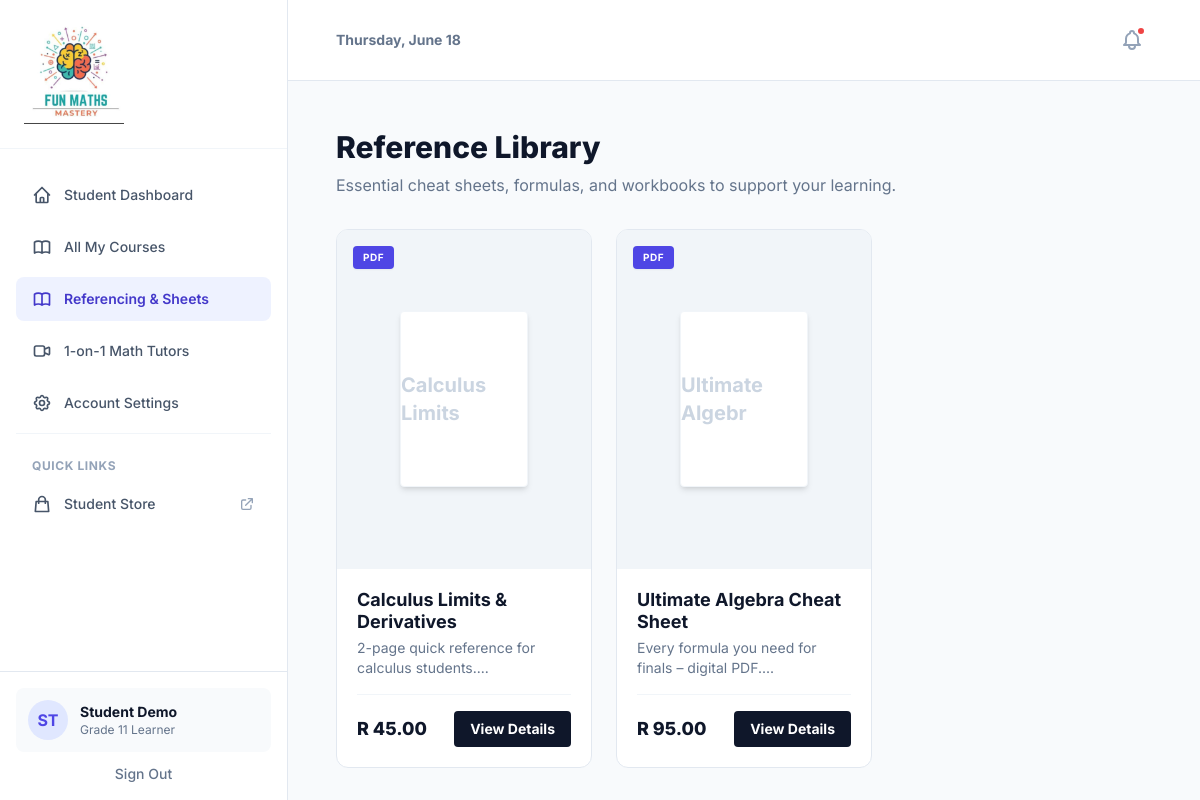
/app/library.php (signed in), run on the app's committed database.
### tables this page shows
CREATE TABLE products (
            id INTEGER PRIMARY KEY AUTOINCREMENT,
            title TEXT NOT NULL,
            description TEXT,
            price REAL NOT NULL,
            category TEXT DEFAULT 'General',
            file_type TEXT CHECK(file_type IN ('pdf','link')) NOT NULL,
            file_path TEXT NOT NULL,
            is_active INTEGER DEFAULT 1,
            created_at DATETIME DEFAULT CURRENT_TIMESTAMP
        );

### app/config/functions.php (called while the page is built, shortened)
<?php
function hasPurchased($userId, $productId) {
    global $pdo;
    $stmt = $pdo->prepare("SELECT 1 FROM user_product_access WHERE user_id = ? AND product_id = ?");
    $stmt->execute([$userId, $productId]);
    return $stmt->fetchColumn() !== false;
}
function h($string) {
    return htmlspecialchars($string, ENT_QUOTES, 'UTF-8');
}
    ?>

### app/library.php (the view, shortened to what this page needs)
<?php
require_once 'config/db.php';
require_once 'config/functions.php';
$stmt = $pdo->prepare("SELECT * FROM products WHERE (category = 'Reference' OR category = 'Formula Sheets' OR category = 'Cheat Sheet') AND is_active = 1 ORDER BY price ASC, id DESC");
$stmt->execute();
$referenceProducts = $stmt->fetchAll(PDO::FETCH_ASSOC);
?>
<!DOCTYPE html>
<html lang="en">
<head>
    <script src="https://cdn.tailwindcss.com"></script>
</head>
<body class="bg-slate-50 text-slate-900 font-sans antialiased h-screen overflow-hidden flex">
    <aside id="sidebar" class="w-72 bg-white border-r border-slate-200 flex flex-col justify-between z-30 fixed lg:static h-full closed shadow-2xl lg:shadow-none transform -translate-x-full lg:translate-x-0">
        <div class="flex flex-col h-full">
            <div class="px-6 py-6 border-b border-slate-100 flex justify-between items-center">
                <a href="dashboard.php" class="flex items-center gap-2">
                    <img src="assets/logo.jpeg" alt="Fun Maths Mastery" width="100" height="100">
                </a>
            </div>
            <div class="flex-1 overflow-y-auto px-4 py-6 flex flex-col">
                <nav class="space-y-2 flex-1">
                    <a href="dashboard.php" class="w-full flex items-center gap-3 px-4 py-3 text-sm font-medium rounded-lg text-slate-600 hover:text-slate-900 hover:bg-slate-50">
                        <svg class="w-5 h-5" fill="none" stroke="currentColor" viewBox="0 0 24 24"><path stroke-linecap="round" stroke-linejoin="round" stroke-width="2" d="M3 12l2-2m0 0l7-7 7 7M5 10v10a1 1 0 001 1h3m10-11l2 2m-2-2v10a1 1 0 01-1 1h-3m-6 0a1 1 0 001-1v-4a1 1 0 011-1h2a1 1 0 011 1v4a1 1 0 001 1m-6 0h6"></path></svg>
                        Student Dashboard
                    </a>
                    <a href="my-courses.php" class="w-full flex items-center gap-3 px-4 py-3 text-sm font-medium rounded-lg text-slate-600 hover:text-slate-900 hover:bg-slate-50">
                        All My Courses
                    </a>
                    <a href="library.php" class="w-full flex items-center gap-3 px-4 py-3 text-sm font-semibold rounded-lg bg-brand-50 text-brand-700">
                        Referencing & Sheets
                    </a>
                    <a href="tutoring.php" class="w-full flex items-center gap-3 px-4 py-3 text-sm font-medium rounded-lg text-slate-600 hover:text-slate-900 hover:bg-slate-50">
                        <svg class="w-5 h-5" fill="none" stroke="currentColor" viewBox="0 0 24 24"><path stroke-linecap="round" stroke-linejoin="round" stroke-width="2" d="M15 10l4.553-2.276A1 1 0 0121 8.618v6.764a1 1 0 01-1.447.894L15 14M5 18h8a2 2 0 002-2V8a2 2 0 00-2-2H5a2 2 0 00-2 2v8a2 2 0 002 2z"></path></svg>
                        1-on-1 Math Tutors
                    </a>
                    <a href="settings.php" class="w-full flex items-center gap-3 px-4 py-3 text-sm font-medium rounded-lg text-slate-600 hover:text-slate-900 hover:bg-slate-50">
                        Account Settings
                    </a>
                    <div class="mt-8 mb-2 px-4 text-xs font-bold text-slate-400 uppercase tracking-wider border-t border-slate-100 pt-6">Quick Links</div>
                    <a href="store.php" class="flex items-center gap-3 px-4 py-3 text-sm font-medium rounded-lg text-slate-600 hover:text-slate-900 hover:bg-slate-50 justify-between">
                        <span class="flex items-center gap-3"><svg class="w-5 h-5" fill="none" stroke="currentColor" viewBox="0 0 24 24"><path stroke-linecap="round" stroke-linejoin="round" stroke-width="2" d="M16 11V7a4 4 0 00-8 0v4M5 9h14l1 12H4L5 9z"></path></svg>Student Store</span>
                        <svg class="w-4 h-4 text-slate-400" fill="none" stroke="currentColor" viewBox="0 0 24 24"><path stroke-linecap="round" stroke-linejoin="round" stroke-width="2" d="M10 6H6a2 2 0 00-2 2v10a2 2 0 002 2h10a2 2 0 002-2v-4M14 4h6m0 0v6m0-6L10 14"></path></svg>
                    </a>
                </nav>
            </div>
            <div class="p-4 border-t border-slate-200">
                <div class="bg-slate-50 rounded-lg p-3 flex items-center gap-3">
                    <div class="w-10 h-10 rounded-full bg-brand-100 flex items-center justify-center text-brand-600 font-bold"><?= strtoupper(substr($_SESSION['user_name'], 0, 2)) ?></div>
                    <div class="flex-1 min-w-0">
                        <div class="text-sm font-bold text-slate-900 truncate"><?= h($_SESSION['user_name']) ?></div>
                        <div class="text-xs text-slate-500 truncate">Grade 11 Learner</div>
                    </div>
                </div>
                <a href="logout.php" class="w-full mt-3 text-center text-sm font-medium text-slate-500 hover:text-red-600 transition-colors block">Sign Out</a>
            </div>
        </div>
    </aside>
    <main class="flex-1 overflow-y-auto flex flex-col relative w-full">
        <header class="bg-white border-b border-slate-200 px-4 py-3 lg:py-5 lg:px-12 flex items-center justify-between sticky top-0 z-10">
            <div class="hidden lg:block"><p class="text-sm text-slate-500 font-bold" id="header-date"></p></div>
            <div class="flex items-center gap-4 ml-auto">
                <button class="relative p-2 text-slate-400 hover:text-brand-600 transition-colors rounded-full hover:bg-slate-50" onclick="alert('No new notifications.')">
                    <span class="absolute top-1.5 right-1.5 w-2.5 h-2.5 bg-red-500 border-2 border-white rounded-full"></span>
                </button>
            </div>
        </header>
        <div class="p-6 md:p-10 lg:p-12 max-w-6xl mx-auto w-full animate-fade-in">
            <h1 class="text-2xl md:text-3xl font-extrabold text-slate-900">Reference Library</h1>
            <p class="text-slate-500 mt-2">Essential cheat sheets, formulas, and workbooks to support your learning.</p>
            <?php if (empty($referenceProducts)): ?>
                <div class="mt-10 text-center py-12 bg-white rounded-xl border border-slate-200">
                    <div class="w-16 h-16 bg-slate-100 rounded-full flex items-center justify-center mx-auto mb-4">
                        <svg class="w-8 h-8 text-slate-400" fill="none" stroke="currentColor" viewBox="0 0 24 24"><path stroke-linecap="round" stroke-linejoin="round" stroke-width="2" d="M12 6.253v13m0-13C10.832 5.477 9.246 5 7.5 5S4.168 5.477 3 6.253v13C4.168 18.477 5.754 18 7.5 18s3.332.477 4.5 1.253m0-13C13.168 5.477 14.754 5 16.5 5c1.747 0 3.332.477 4.5 1.253v13C19.832 18.477 18.247 18 16.5 18c-1.746 0-3.332.477-4.5 1.253"></path></svg>
                    </div>
                    <p class="text-slate-500 mb-4">No reference materials available yet. Check back soon!</p>
                </div>
            <?php else: ?>
                <div class="grid grid-cols-1 sm:grid-cols-2 lg:grid-cols-3 gap-6 mt-8">
                    <?php foreach ($referenceProducts as $product):
                        $isPurchased = hasPurchased($userId, $product['id']);
                    ?>
                        <div class="group border border-slate-200 rounded-xl overflow-hidden bg-white hover:shadow-lg transition-all flex flex-col">
                            <div class="aspect-[3/4] bg-slate-100 relative p-6 flex items-center justify-center border-b border-slate-100">
                                <span class="absolute top-4 left-4 px-2.5 py-1 text-[10px] font-bold uppercase tracking-wider rounded shadow-sm <?= $product['file_type'] === 'pdf' ? 'bg-brand-600 text-white' : 'bg-slate-900 text-white' ?>">
                                    <?= strtoupper($product['file_type']) ?>
                                </span>
                                <div class="w-32 h-44 bg-white shadow-md rounded flex items-center justify-center text-slate-300 font-bold text-xl border border-slate-100">
                                    <?= h(substr($product['title'], 0, 15)) ?>
                                </div>
                            </div>
                            <div class="p-5 flex flex-col flex-1">
                                <h3 class="text-lg font-bold text-slate-900 leading-tight mb-1"><?= h($product['title']) ?></h3>
                                <p class="text-sm text-slate-500 mb-4 line-clamp-2"><?= h(substr($product['description'], 0, 100)) ?>...</p>
                                <div class="mt-auto pt-4 border-t border-slate-100 flex items-center justify-between">
                                    <span class="text-lg font-extrabold text-slate-900">R <?= number_format($product['price'], 2) ?></span>
                                    <?php if ($isPurchased): ?>
                                        <a href="download.php?product_id=<?= $product['id'] ?>" class="px-4 py-2 bg-green-600 text-white text-sm font-bold rounded hover:bg-green-700 transition-colors">Download</a>
                                    <?php else: ?>
                                        <a href="product.php?id=<?= $product['id'] ?>" class="px-4 py-2 bg-slate-900 text-white text-sm font-bold rounded hover:bg-brand-600 transition-colors">View Details</a>
                                    <?php endif; ?>
                                </div>
                            </div>
                        </div>
                    <?php endforeach; ?>
                </div>
            <?php endif; ?>
        </div>
    </main>
</body>
</html>

### app/library.php (style rules this page uses)
.animate-fade-in { animation: fadeIn 0.3s ease-out forwards; }
#sidebar { transition: transform 0.3s ease-in-out; }

### data on the page
products: file_type "PDF", title "Calculus Limits", title "Calculus Limits & Derivatives", description "2-page quick reference for calculus students.", price "45.00"
products: file_type "PDF", title "Ultimate Algebr", title "Ultimate Algebra Cheat Sheet", description "Every formula you need for finals – digital PDF.", price "95.00"

### other printed values
substr($_SESSION['user_name'], 0, 2) "ST"
$_SESSION['user_name'] "Student Demo"
